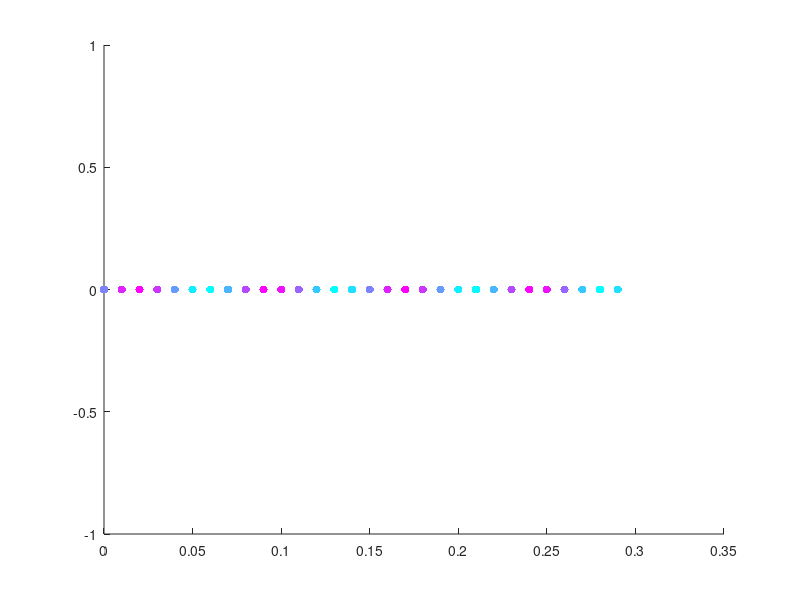

Write MATLAB code to recreate this figure. (Note: this script raises an error after producing the figure.)
% This script is to plot the magnetic one dimensional chain

% physics variables
a = 0.01;
Delta_n = 5;
Delta = Delta_n * a;
q = 3;
p = 2;
N = 30;

% plotting variables
ball_size = 1;
text_size = 1;
indication_size = 1;

fig = figure();
ax = axes(fig);

% plot a chain of balls
ball_pos_x = 0:a:(N - 1)*a;
ball_pos_y = zeros(1, N);
color_k = 2*pi*p/(q*Delta);
ball_color_params = sin(color_k*ball_pos_x);
scatter(ball_pos_x, ball_pos_y, [],...
    ball_color_params, 'o', 'filled');
colormap(ax, 'cool');
hold(ax, 'on');

% plot arcs
for i = 1:Delta_n:(N-Delta_n)
    add_arc(ax, ball_pos_x(i), ball_pos_y(i), ...
        ball_pos_x(i+Delta_n), ball_pos_y(i+Delta_n), indication_size, 'black');
end
for i = 2:Delta_n:(N-Delta_n)
    add_arc(ax, ball_pos_x(i), ball_pos_y(i), ...
        ball_pos_x(i+Delta_n), ball_pos_y(i+Delta_n), indication_size, [0.5, 0.5, 0.5]);
end

% add double arrow
annotation(fig, 'doublearrow', [0.03, 0.53], [.46, .46]);
% add text
text(ax, Delta_n*a/2, 1.5*a, '\Delta', FontSize=24*text_size);
text(ax, q * Delta_n * a/2, -1.5*a, sprintf('q = %d, p = %d', [q, p]),...
    FontSize=24*text_size);

% post process
axis(ax, 'off');
axis(ax, 'equal');

tighten_margin(fig, ax)
saveas(fig, '..\..\figures\magnetic_chain.png');